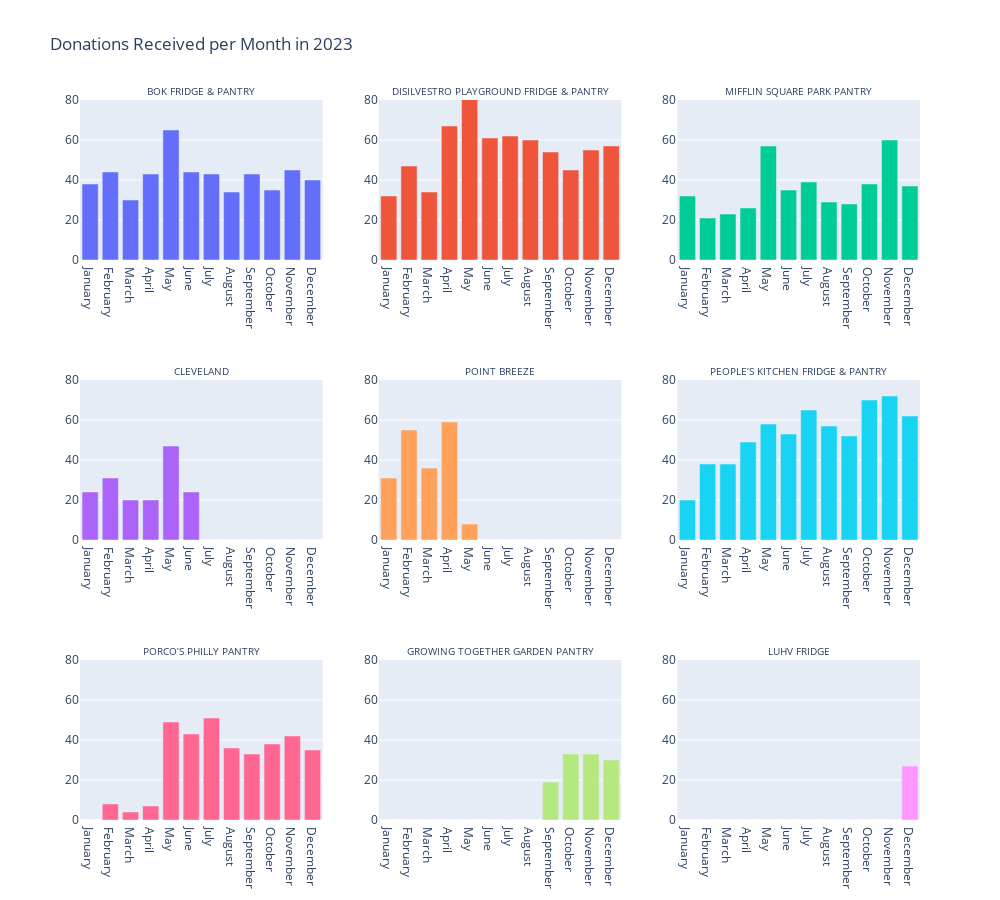

Notebook source saved alongside this figure:
### Code cell
# Convert 'Date' column to datetime format
clean_df['Date'] = pd.to_datetime(clean_df['Date'])

# Extract unique locations from clean_df
unique_locations_combined = clean_df['Dropoff Location'].unique()

# Create an empty list to store all subplot traces
subplot_traces = []

# Iterate through each unique location
for idx, location in enumerate(unique_locations_combined, start=1):
    # Filter DataFrame for the current location
    location_df_filtered = clean_df[clean_df['Dropoff Location'] == location].copy()

    # Localize 'Date' column to remove timezone information
    location_df_filtered['Date'] = location_df_filtered['Date'].dt.tz_localize(None)

    # Convert 'Date' column to PeriodArray/Index representation
    location_df_filtered['YearMonth'] = location_df_filtered['Date'].dt.to_period('M').dt.strftime('%B')

    # Calculate the number of donations received every month for the current location
    monthly_counts = location_df_filtered.groupby('YearMonth').size().reindex(pd.date_range(start='2023-01-01', end='2023-12-01', freq='MS').strftime('%B'), fill_value=0).reset_index(name='Donation Count')

    # Create a bar trace for the current location
    trace = go.Bar(x=monthly_counts['index'], y=monthly_counts['Donation Count'], name=location)

    # Append the trace to the subplot_traces list
    subplot_traces.append(trace)

    # If the subplot_traces list contains 9 traces or it's the last iteration, create a subplot
    if len(subplot_traces) == 9 or idx == len(unique_locations_combined):
        # Create a subplot figure with a 3x3 grid
        fig = make_subplots(rows=3, cols=3, subplot_titles=[trace.name.upper() for trace in subplot_traces])

        # Add traces to the subplot figure
        for row in range(3):
            for col in range(3):
                trace_idx = row * 3 + col
                if trace_idx < len(subplot_traces):
                    fig.add_trace(subplot_traces[trace_idx], row=row+1, col=col+1)

        # Update figure layout to hide the legend
        fig.update_layout(height=900, width=1000, title_text="Donations Received per Month in 2023", showlegend=False)
        fig.update_annotations(font=dict(size=10))

        # Update x-axis to display all 12 months
        fig.update_xaxes(tickvals=pd.date_range(start='2023-01-01', end='2023-12-01', freq='MS').strftime('%B'))
        fig.update_yaxes(range=[0, 80])

        # Show the subplot figure
        fig.show()

        # Reset subplot_traces list for the next set of traces
        subplot_traces = []

### Figure 1 — Plotly figure (JSON) as saved in the notebook; plotly's stock layout.template omitted (floating-point values rounded to 4 significant figures)
{"data": [{"name": "BOK FRIDGE & PANTRY", "type": "bar", "x": ["January", "February", "March", "April", "May", "June", "July", "August", "September", "October", "November", "December"], "xaxis": "x", "y": [38, 44, 30, 43, 65, 44, 43, 34, 43, 35, 45, 40], "yaxis": "y"}, {"name": "DISILVESTRO PLAYGROUND FRIDGE & PANTRY", "type": "bar", "x": ["January", "February", "March", "April", "May", "June", "July", "August", "September", "October", "November", "December"], "xaxis": "x2", "y": [32, 47, 34, 67, 81, 61, 62, 60, 54, 45, 55, 57], "yaxis": "y2"}, {"name": "MIFFLIN SQUARE PARK PANTRY", "type": "bar", "x": ["January", "February", "March", "April", "May", "June", "July", "August", "September", "October", "November", "December"], "xaxis": "x3", "y": [32, 21, 23, 26, 57, 35, 39, 29, 28, 38, 60, 37], "yaxis": "y3"}, {"name": "CLEVELAND", "type": "bar", "x": ["January", "February", "March", "April", "May", "June", "July", "August", "September", "October", "November", "December"], "xaxis": "x4", "y": [24, 31, 20, 20, 47, 24, 0, 0, 0, 0, 0, 0], "yaxis": "y4"}, {"name": "POINT BREEZE", "type": "bar", "x": ["January", "February", "March", "April", "May", "June", "July", "August", "September", "October", "November", "December"], "xaxis": "x5", "y": [31, 55, 36, 59, 8, 0, 0, 0, 0, 0, 0, 0], "yaxis": "y5"}, {"name": "PEOPLE’S KITCHEN FRIDGE & PANTRY", "type": "bar", "x": ["January", "February", "March", "April", "May", "June", "July", "August", "September", "October", "November", "December"], "xaxis": "x6", "y": [20, 38, 38, 49, 58, 53, 65, 57, 52, 70, 72, 62], "yaxis": "y6"}, {"name": "PORCO’S PHILLY PANTRY", "type": "bar", "x": ["January", "February", "March", "April", "May", "June", "July", "August", "September", "October", "November", "December"], "xaxis": "x7", "y": [0, 8, 4, 7, 49, 43, 51, 36, 33, 38, 42, 35], "yaxis": "y7"}, {"name": "GROWING TOGETHER GARDEN PANTRY", "type": "bar", "x": ["January", "February", "March", "April", "May", "June", "July", "August", "September", "October", "November", "December"], "xaxis": "x8", "y": [0, 0, 0, 0, 0, 0, 0, 0, 19, 33, 33, 30], "yaxis": "y8"}, {"name": "LUHV FRIDGE", "type": "bar", "x": ["January", "February", "March", "April", "May", "June", "July", "August", "September", "October", "November", "December"], "xaxis": "x9", "y": [0, 0, 0, 0, 0, 0, 0, 0, 0, 0, 0, 27], "yaxis": "y9"}], "layout": {"annotations": [{"font": {"size": 10}, "showarrow": false, "text": "BOK FRIDGE & PANTRY", "x": 0.1444, "xanchor": "center", "xref": "paper", "y": 1, "yanchor": "bottom", "yref": "paper"}, {"font": {"size": 10}, "showarrow": false, "text": "DISILVESTRO PLAYGROUND FRIDGE & PANTRY", "x": 0.5, "xanchor": "center", "xref": "paper", "y": 1, "yanchor": "bottom", "yref": "paper"}, {"font": {"size": 10}, "showarrow": false, "text": "MIFFLIN SQUARE PARK PANTRY", "x": 0.8556, "xanchor": "center", "xref": "paper", "y": 1, "yanchor": "bottom", "yref": "paper"}, {"font": {"size": 10}, "showarrow": false, "text": "CLEVELAND", "x": 0.1444, "xanchor": "center", "xref": "paper", "y": 0.6111, "yanchor": "bottom", "yref": "paper"}, {"font": {"size": 10}, "showarrow": false, "text": "POINT BREEZE", "x": 0.5, "xanchor": "center", "xref": "paper", "y": 0.6111, "yanchor": "bottom", "yref": "paper"}, {"font": {"size": 10}, "showarrow": false, "text": "PEOPLE’S KITCHEN FRIDGE & PANTRY", "x": 0.8556, "xanchor": "center", "xref": "paper", "y": 0.6111, "yanchor": "bottom", "yref": "paper"}, {"font": {"size": 10}, "showarrow": false, "text": "PORCO’S PHILLY PANTRY", "x": 0.1444, "xanchor": "center", "xref": "paper", "y": 0.2222, "yanchor": "bottom", "yref": "paper"}, {"font": {"size": 10}, "showarrow": false, "text": "GROWING TOGETHER GARDEN PANTRY", "x": 0.5, "xanchor": "center", "xref": "paper", "y": 0.2222, "yanchor": "bottom", "yref": "paper"}, {"font": {"size": 10}, "showarrow": false, "text": "LUHV FRIDGE", "x": 0.8556, "xanchor": "center", "xref": "paper", "y": 0.2222, "yanchor": "bottom", "yref": "paper"}], "height": 900, "showlegend": false, "title": {"text": "Donations Received per Month in 2023"}, "width": 1000, "xaxis": {"anchor": "y", "autorange": true, "domain": [0, 0.2889], "range": [-0.5, 11.5], "tickvals": ["January", "February", "March", "April", "May", "June", "July", "August", "September", "October", "November", "December"], "type": "category"}, "xaxis2": {"anchor": "y2", "autorange": true, "domain": [0.3556, 0.6444], "range": [-0.5, 11.5], "tickvals": ["January", "February", "March", "April", "May", "June", "July", "August", "September", "October", "November", "December"], "type": "category"}, "xaxis3": {"anchor": "y3", "autorange": true, "domain": [0.7111, 1], "range": [-0.5, 11.5], "tickvals": ["January", "February", "March", "April", "May", "June", "July", "August", "September", "October", "November", "December"], "type": "category"}, "xaxis4": {"anchor": "y4", "autorange": true, "domain": [0, 0.2889], "range": [-0.5, 11.5], "tickvals": ["January", "February", "March", "April", "May", "June", "July", "August", "September", "October", "November", "December"], "type": "category"}, "xaxis5": {"anchor": "y5", "autorange": true, "domain": [0.3556, 0.6444], "range": [-0.5, 11.5], "tickvals": ["January", "February", "March", "April", "May", "June", "July", "August", "September", "October", "November", "December"], "type": "category"}, "xaxis6": {"anchor": "y6", "autorange": true, "domain": [0.7111, 1], "range": [-0.5, 11.5], "tickvals": ["January", "February", "March", "April", "May", "June", "July", "August", "September", "October", "November", "December"], "type": "category"}, "xaxis7": {"anchor": "y7", "autorange": true, "domain": [0, 0.2889], "range": [-0.5, 11.5], "tickvals": ["January", "February", "March", "April", "May", "June", "July", "August", "September", "October", "November", "December"], "type": "category"}, "xaxis8": {"anchor": "y8", "autorange": true, "domain": [0.3556, 0.6444], "range": [-0.5, 11.5], "tickvals": ["January", "February", "March", "April", "May", "June", "July", "August", "September", "October", "November", "December"], "type": "category"}, "xaxis9": {"anchor": "y9", "autorange": true, "domain": [0.7111, 1], "range": [-0.5, 11.5], "tickvals": ["January", "February", "March", "April", "May", "June", "July", "August", "September", "October", "November", "December"], "type": "category"}, "yaxis": {"anchor": "x", "domain": [0.7778, 1], "range": [0, 80], "type": "linear"}, "yaxis2": {"anchor": "x2", "domain": [0.7778, 1], "range": [0, 80], "type": "linear"}, "yaxis3": {"anchor": "x3", "domain": [0.7778, 1], "range": [0, 80], "type": "linear"}, "yaxis4": {"anchor": "x4", "domain": [0.3889, 0.6111], "range": [0, 80], "type": "linear"}, "yaxis5": {"anchor": "x5", "domain": [0.3889, 0.6111], "range": [0, 80], "type": "linear"}, "yaxis6": {"anchor": "x6", "domain": [0.3889, 0.6111], "range": [0, 80], "type": "linear"}, "yaxis7": {"anchor": "x7", "domain": [0, 0.2222], "range": [0, 80], "type": "linear"}, "yaxis8": {"anchor": "x8", "domain": [0, 0.2222], "range": [0, 80], "type": "linear"}, "yaxis9": {"anchor": "x9", "domain": [0, 0.2222], "range": [0, 80], "type": "linear"}}}
